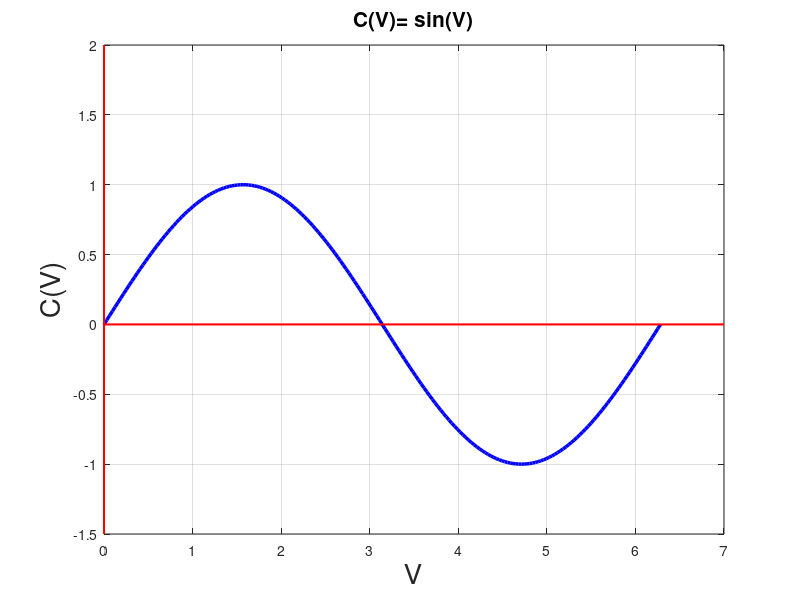

Write MATLAB code to recreate this figure.
%Octave Script
%title               :Funciones trascendentes: Trigonometricas, Logaritmicas y Exponenciales
%Description         :identificar el dominio, rango y tipo de funcion
%Author:             :Angel Jesus Santiago Hernandez
%Date                :2021/11/25
%Version             :3
%Usage               :octave>cd/path/AXIOMAS
%Notes:              :Requiere aplicacion octave,usar su linea de comandos
%                    :https://octaveintro.readthedocs.io/en/latest/index.html

clear 
v=[0:pi/100:2*pi];
cv=sin(v);
plot(v,cv,'b','linewidth',2.5);
hold on;
grid on;
plot([0 7],[0 0],'r-',"linewidth",1.5,"markersize",8);
plot([0 0],[-1.5 2],'r-',"linewidth",1.5,"markersize",8);
hold off;
title("C(V)= sin(V)",'FontSize',15);
xlabel("V",'FontSize',20);
ylabel("C(V)",'FontSize',20);
%Dominio, Rango y tipo de funcion
disp('FUNCION SUPRAYECTIVA')